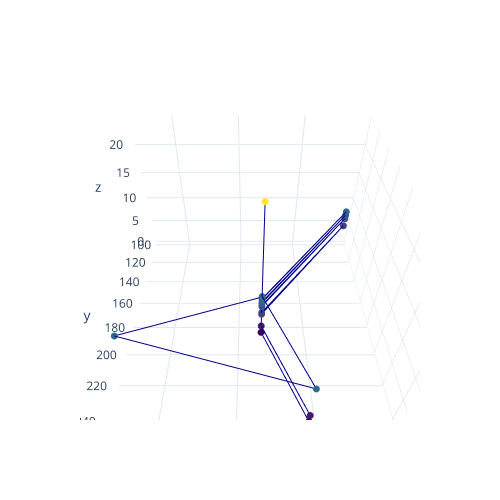

Source (notebook cell):
### Code cell
Show3DTrack(df_now)

### Figure 1 — Plotly figure (JSON) as saved in the notebook; plotly's stock layout.template omitted (floating-point values rounded to 4 significant figures)
{"data": [{"line": {"color": "darkblue", "width": 2}, "marker": {"color": [0.03333, 0.06667, 1.633, 1.667, 1.667, 4.433, 4.633, 4.767, 6.133, 6.233, 6.333, 6.883, 7.017, 7.083, 7.667, 7.767, 7.783, 8.133, 8.133, 8.183, 8.267, 23.97], "colorscale": [[0, "#440154"], [0.1111, "#482878"], [0.2222, "#3e4989"], [0.3333, "#31688e"], [0.4444, "#26828e"], [0.5556, "#1f9e89"], [0.6667, "#35b779"], [0.7778, "#6ece58"], [0.8889, "#b5de2b"], [1, "#fde725"]], "size": 4}, "type": "scatter3d", "x": [254.1, 283, 283, 254.1, 283, 283, 205.9, 283, 283, 205.9, 283, 283, 205.9, 283, 283, 205.9, 283, 283, 376.8, 254.1, 283, 283], "y": [241.3, 186, 186, 241.3, 186, 186, 103.5, 186, 186, 103.5, 186, 186, 103.5, 186, 186, 103.5, 186, 186, 212.2, 241.3, 186, 186], "z": [0.03333, 0.06667, 1.633, 1.667, 1.667, 4.433, 4.633, 4.767, 6.133, 6.233, 6.333, 6.883, 7.017, 7.083, 7.667, 7.767, 7.783, 8.133, 8.133, 8.183, 8.267, 23.97]}], "layout": {"autosize": true, "height": 500, "scene": {"aspectmode": "manual", "aspectratio": {"x": 1, "y": 1, "z": 0.7}, "camera": {"eye": {"x": 0, "y": 1.071, "z": 1}, "up": {"x": 0, "y": 0, "z": 1}}}, "width": 500}}
